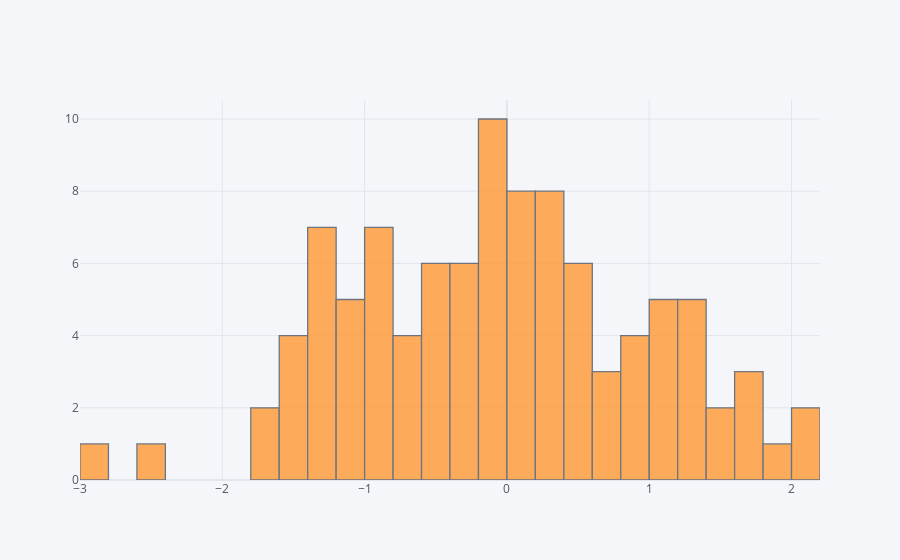

Notebook code cell kept with this figure:
### Markdown cell above
## histogram

### Code cell
df['A'].iplot(kind='hist',bins=25)

### Figure 1 — Plotly figure (JSON) as saved in the notebook; plotly's stock layout.template omitted (floating-point values rounded to 4 significant figures)
{"data": [{"histfunc": "count", "histnorm": "", "marker": {"color": "rgba(255, 153, 51, 1.0)", "line": {"color": "#4D5663", "width": 1.3}}, "name": "A", "nbinsx": 25, "opacity": 0.8, "orientation": "v", "type": "histogram", "x": [-0.052, -0.8113, 0.3255, 2.024, -0.6912, 0.1471, -0.3516, 0.9533, -0.8217, 0.5176, 0.4157, -1.084, -0.9726, 1.7, 0.628, -0.5123, -1.075, -0.09302, 1.475, -0.5773, -0.09365, 0.2681, -0.082, 0.9869, -0.988, -0.3981, 0.8355, 1.116, 0.3627, 1.118, -0.4189, -1.215, -0.01502, -1.551, 0.7532, 0.1824, 1.246, -0.03574, 1.204, -1.29, -0.8015, -1.034, 0.3237, 1.711, 0.6337, -0.2264, 0.2449, 0.5794, -0.3442, -0.04622, -1.283, -0.1669, 0.3531, 0.071, 1.27, -0.6401, 2.022, -1.703, -0.1616, -0.3324, 1.109, -2.944, -1.587, -0.903, 0.09541, -1.61, 0.008031, 1.14, 0.103, 0.2982, -1.388, -1.111, 0.2903, 1.258, -1.264, -1.358, 0.4601, -1.224, -1.482, 0.09952, -0.9927, 1.783, -1.513, -0.1286, -2.465, 1.936, 0.5744, -0.7644, -0.4813, 0.8871, 1.314, -0.5845, 1.038, -0.4421, 1.466, -0.71, -1.158, 0.1741, -0.3361, 0.481]}], "layout": {"barmode": "overlay", "legend": {"bgcolor": "#F5F6F9", "font": {"color": "#4D5663"}}, "paper_bgcolor": "#F5F6F9", "plot_bgcolor": "#F5F6F9", "title": {"font": {"color": "#4D5663"}}, "xaxis": {"gridcolor": "#E1E5ED", "showgrid": true, "tickfont": {"color": "#4D5663"}, "title": {"font": {"color": "#4D5663"}, "text": ""}, "zerolinecolor": "#E1E5ED"}, "yaxis": {"gridcolor": "#E1E5ED", "showgrid": true, "tickfont": {"color": "#4D5663"}, "title": {"font": {"color": "#4D5663"}, "text": ""}, "zerolinecolor": "#E1E5ED"}}}
